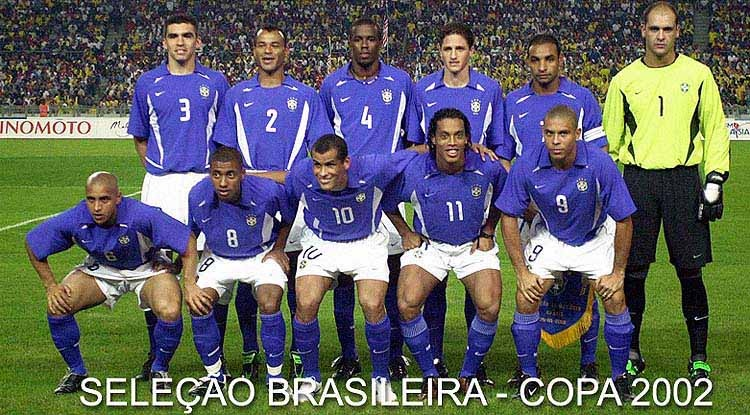
#> input picture blur.jpg, 750 x 415 px
$ python cg_processing.py   (Python 2 division)   (older library calls are emulated)
#> lines starting #> are read from the running program, lines starting #| are printed output that depends on the picture
# -*- coding: utf-8 -*-
from __future__ import division

import os, sys, math
from lxml import etree
from PIL import Image
from PIL import ImageDraw

import cv2
import numpy as np
from matplotlib import pyplot as plt
from pylab import array, plot, show, axis, arange, figure, uint8

############### Método para calcular a imagem integral, essencial para facilitar os cálculos com Haar Features.  ###############
############### Em uma imagem integral, cada pixel vale a soma dos pixels que estão acima dele e tambem à sua esquerda ###############
# [228 lines left out: functions integrateImage, parseXml, evalFeature, evalStages, detect, simplifyRects and 2 more, not called in this run]


############### Main ###############
imgPath = raw_input('* Insira o nome da imagem, incluindo sua extensão: ')
#> the answer given: blur.jpg
brightness = float(input('* Insira o fator de brilho [0.1-3.0]: '))
#> the answer given: 1
blur = int(input('* Insira o fator de blur [1-30]: '))
#> the answer given: 1
kernelSize = int(input('* Insira o tamanho do kernel (apenas números Impares!): '))
#> the answer given: 100
quantizationK = int(input('* Insira o K para quantização [1- 255]: '))
#> the answer given: 1
originalImage = Image.open(imgPath)
#> originalImage is the input picture: PIL image 750x415 RGB; mean R, G, B 97, 99.3, 97.8


############### Cria imagens de com diferentes modos de blur com o fator informado###############
blurOutputString = 'blur.jpg'
medianBlurOutputString = 'medianBlur.jpg'
bilateralBlurOutputString = 'bilateralBlur.jpg'
img = cv2.imread(imgPath)

blurOutput = cv2.blur(img,(blur,blur))
medianOutput = cv2.medianBlur(img, (blur if blur % 2 == 1 else blur+1))
bilateralOutput = cv2.bilateralFilter(img,blur,blur*2, blur/2)

cv2.imwrite(blurOutputString, blurOutput)
cv2.imwrite(medianBlurOutputString, medianOutput)
cv2.imwrite(bilateralBlurOutputString, bilateralOutput)


############### Cria imagem com o fator de brilho informado ###############
brightnessOutputString = 'brightness.jpg'
brightnessImage = cv2.imread(imgPath)
x = arange(255.0)

brightnessOutput = 255.0*(brightnessImage/255)**brightness
brightnessOutput = array(brightnessOutput,dtype=uint8)

cv2.imwrite(brightnessOutputString,brightnessOutput)


############### Cria imagem com o fator de quantização informado ###############
quantizationOutputString = 'quantization.jpg'
quantizationImage = cv2.imread(imgPath)
Z = quantizationImage.reshape((-1,3))
Z = np.float32(Z)

criteria = (cv2.TERM_CRITERIA_EPS + cv2.TERM_CRITERIA_MAX_ITER, 10, 1.0)
ret,label,center = cv2.kmeans(Z,quantizationK,criteria,10,cv2.KMEANS_RANDOM_CENTERS)
#> ret = 4.38e+09; center = [[97.83, 99.27, 97]]

center = np.uint8(center)
#> center = [[97, 99, 97]]
res = center[label.flatten()]
res2 = res.reshape((quantizationImage.shape))

cv2.imwrite(quantizationOutputString,res2)

############### Cria imagem com o fator de quantização e brilho ao mesmo tempo ###############
quantizationBrightnessOutputString = 'quantization_brightness.jpg'
quantizationBrightness = cv2.imread(quantizationOutputString)
Z = quantizationBrightness.reshape((-1,3))
Z = np.float32(Z)

criteria = (cv2.TERM_CRITERIA_EPS + cv2.TERM_CRITERIA_MAX_ITER, 10, 1.0)
ret,label,center = cv2.kmeans(Z,quantizationK,criteria,10,cv2.KMEANS_RANDOM_CENTERS)
#> ret = 126029.3; center = [[96, 99.46, 96.56]]

center = np.uint8(center)
#> center = [[96, 99, 96]]
res = center[label.flatten()]
res2 = res.reshape((quantizationBrightness.shape))

cv2.imwrite(quantizationBrightnessOutputString,res2)


############### Cria imagens com aplicação dos filtros laplaciano e sobel (x e y) ###############
grayscaleOutputString = 'grayscale.jpg'
laplacianOutputString = 'laplacian.jpg'
sobelXOutputString = 'sobelX.jpg'
grayImage = cv2.cvtColor(np.array(originalImage), cv2.COLOR_BGR2GRAY)
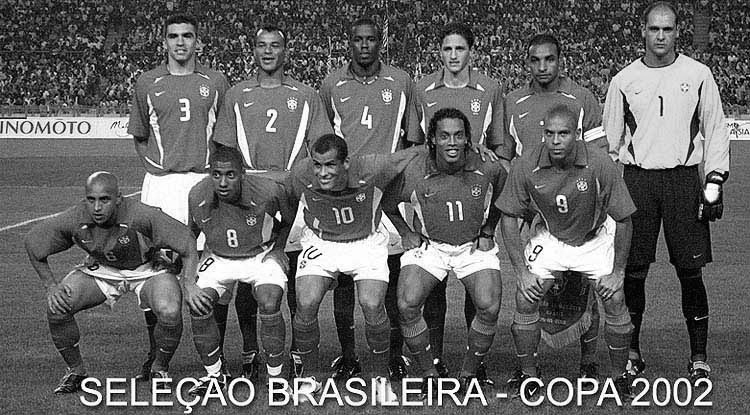
#> grayImage: shape (415, 750); min 0, max 255, mean 98.6

#remove ruído
img = cv2.GaussianBlur(grayImage,(3,3),0)
#> img: shape (415, 750)

#aplicação de kernels
laplacian = cv2.Laplacian(img,cv2.CV_64F)
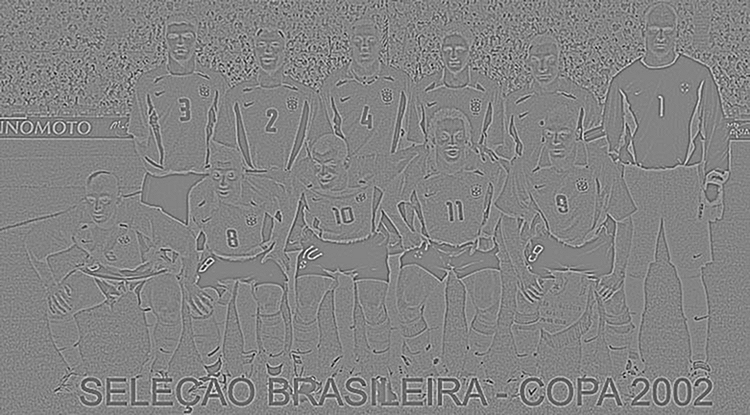
#> laplacian: shape (415, 750) float64; min -173, max 161, mean 0; drawn with min black and max white
#> (the run stopped early here; a loop or call above may not have finished)
